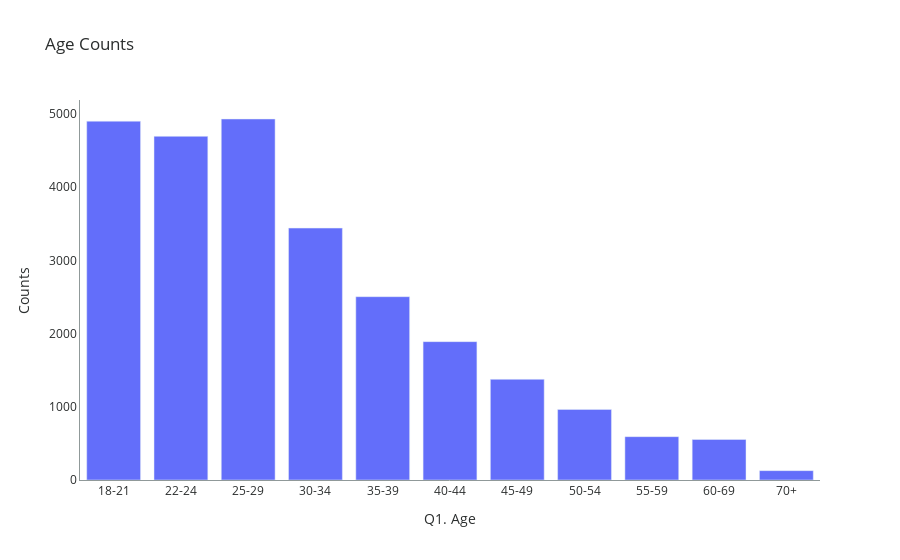

Source (notebook cell):
### Code cell
CATEGORY_ORDER = ["18-21", "22-24", "25-29", "30-34", "35-39", "40-44",
                  "45-49", "50-54", "55-59", "60-69", "70+"]
# basic graph
q1_df = df2['Q1'].value_counts() # Series object
fig = go.Figure()
fig.add_trace(go.Bar(x=q1_df.index, y=q1_df.values))

# style change
fig.update_layout(plot_bgcolor = "white", 
                 font  = dict(color = "#2B2E2E"), 
                 title = dict(text = "Age Counts"), 
                 xaxis = dict(title = "Q1. Age", linecolor = "#909999",
                              categoryorder = "array", categoryarray = CATEGORY_ORDER), 
                 yaxis = dict(title = "Counts", linecolor = "#909999"))

fig.show()

### Figure 1 — Plotly figure (JSON) as saved in the notebook; plotly's stock layout.template omitted (floating-point values rounded to 4 significant figures)
{"data": [{"type": "bar", "x": ["25-29", "18-21", "22-24", "30-34", "35-39", "40-44", "45-49", "50-54", "55-59", "60-69", "70+"], "y": [4931, 4901, 4694, 3441, 2504, 1890, 1375, 964, 592, 553, 128]}], "layout": {"font": {"color": "#2B2E2E"}, "plot_bgcolor": "white", "title": {"text": "Age Counts"}, "xaxis": {"categoryarray": ["18-21", "22-24", "25-29", "30-34", "35-39", "40-44", "45-49", "50-54", "55-59", "60-69", "70+"], "categoryorder": "array", "linecolor": "#909999", "title": {"text": "Q1. Age"}}, "yaxis": {"linecolor": "#909999", "title": {"text": "Counts"}}}}
